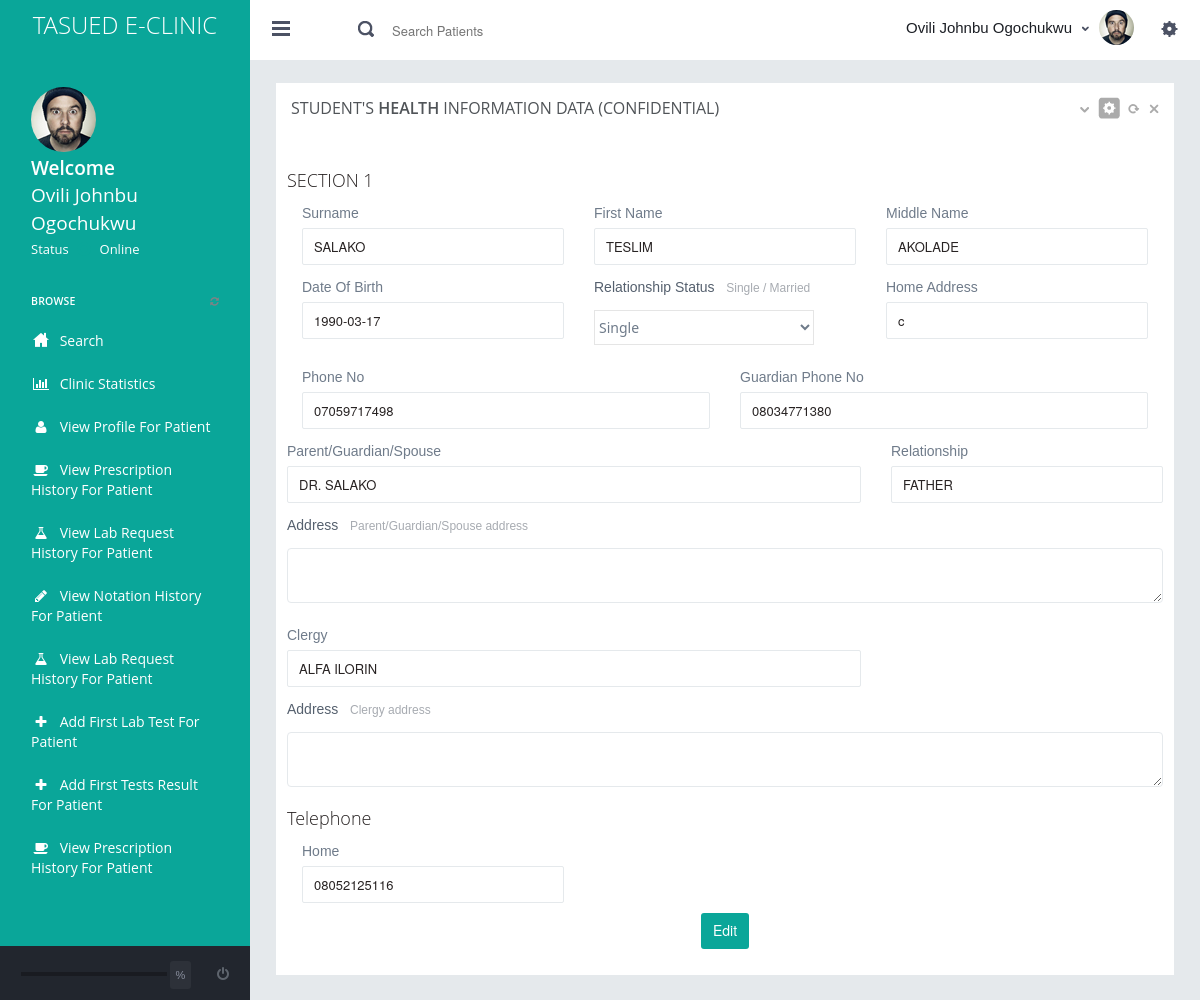
Screenshot of /editprofile.php?p=PG/2015/18 (signed in) with the database file from the repository.
### tables this page shows
CREATE TABLE `users` (
  `id` int(10) NOT NULL,
  `card_number` varchar(200) NOT NULL,
  `usertype` varchar(10) NOT NULL,
  `status` int(11) NOT NULL DEFAULT '0',
  `edate` varchar(200) NOT NULL,
  `username` varchar(200) NOT NULL,
  `password` varchar(200) NOT NULL,
  `passport` varchar(200) NOT NULL,
  `surname` varchar(200) NOT NULL,
  `first_name` varchar(200) NOT NULL,
  `middle_name` varchar(200) NOT NULL,
  `c_name` varchar(200) NOT NULL,
  `c_address` varchar(200) NOT NULL,
  `c_phone` varchar(200) NOT NULL,
  `dob` varchar(200) NOT NULL,
  `gender` int(10) NOT NULL,
  `relationship_status` int(10) NOT NULL,
  `programme` int(10) NOT NULL,
  `home_address` longtext NOT NULL,
  `guardian` varchar(200) NOT NULL,
  `guardian_relationship` varchar(200) NOT NULL,
  `guardian_address` longtext NOT NULL,
  `phoneno` varchar(200) NOT NULL,
  `guardian_phoneno` varchar(200) NOT NULL,
  `mh_1` varchar(10) NOT NULL,
  `mh_2` varchar(10) NOT NULL,
  `mh_3` varchar(10) NOT NULL,
  `mh_4` varchar(10) NOT NULL,
  `mh_5` longtext NOT NULL,
  `mh_6` varchar(10) NOT NULL,
  `mh_7` varchar(10) NOT NULL,
  `mh_8` longtext NOT NULL,
  `mh_9` longtext NOT NULL,
  `mh_10` varchar(200) NOT NULL,
  `mh_11` varchar(10) NOT NULL,
  `mh_12` varchar(10) NOT NULL,
  `mh_13` varchar(10) NOT NULL,
  `mh_14` varchar(200) NOT NULL,
  `mh_15` varchar(10) NOT NULL,
  `sh_1` varchar(200) NOT NULL,
  `sh_2` varchar(500) NOT NULL,
  `sh_3` varchar(500) NOT NULL,
  `sh_4` varchar(500) NOT NULL,
  `dh_1` varchar(500) NOT NULL,
  `dh_2` varchar(500) NOT NULL,
  `ih_1` varchar(200) NOT NULL,
  `ih_2` varchar(200) NOT NULL,
  `ih_3` varchar(200) NOT NULL,
  `ih_4` varchar(200) NOT NULL,
  `ih_5` varchar(200) NOT NULL,
  `ffs1` varchar(200) NOT NULL,
  `ffs2` varchar(200) NOT NULL,
  `bm1` varchar(200) NOT NULL,
  `bm2` varchar(200) NOT NULL,
  `tt1` varchar(200) NOT NULL,
  `tt2` varchar(200) NOT NULL,
  `tt3` varchar(200) NOT NULL,
  `tt4` varchar(200) NOT NULL,
  `tt5` varchar(200) NOT NULL,
  `tt6` varchar(200) NOT NULL,
  `tt7` varchar(200) NOT NULL,
  `tt8` varchar(200) NOT NULL,
  `tt9` varchar(200) NOT NULL,
  `tt10` varchar(200) NOT NULL,
  `tt11` varchar(200) NOT NULL,
  `tt12` varchar(200) NOT NULL,
  `tt13` varchar(200) NOT NULL,
  `tt14` varchar(200) NOT NULL,
  `tt15` varchar(200) NOT NULL,
  `tt16` varchar(200) NOT NULL,
  `lt1` varchar(200) NOT NULL,
  `lt2` varchar(200) NOT NULL,
  `lt3` varchar(200) NOT NULL,
  `lt4` varchar(200) NOT NULL,
  `lt5` varchar(200) NOT NULL,
  `lt6` varchar(200) NOT NULL,
  `lt7` varchar(200) NOT NULL,
  `lt8` varchar(200) NOT NULL
);

### includes/read.php (called while the page is built, shortened)
<?php
if(!empty($_GET['p'])){
$patient = $_GET['p'];
$pquery = "SELECT * FROM users where card_number = '$patient'";
$prun_query = mysqli_query($dbc, $pquery);
if($prun_query){
    $pdata = mysqli_fetch_assoc($prun_query);
    $username = $pdata['username'];
}
}
else{
    header("location:index.php");
}

### editprofile.php (the view, shortened to what this page needs)
<?php
require 'includes/db.php';
$pagename = "editp";
require ("includes/read.php");
?>
<!DOCTYPE html>
<html>
<head>
 <?php require('includes/header.php'); ?>
</head>
<body class="">
<?php require 'includes/header2.php'; ?>
<div class="page-container row-fluid">
<?php require 'includes/sidebar.php'; ?>
<div class="page-content">
    <div class="content">
      	<div class="row">
            <div class="col-md-12">
              <div class="grid simple">
                <div class="grid-title no-border">
                  <h4>STUDENT'S <span class="semi-bold"> HEALTH </span> INFORMATION DATA (CONFIDENTIAL)</h4>
                  <div class="tools"> <a href="javascript:;" class="collapse"></a> <a href="#grid-config" data-toggle="modal" class="config"></a> <a href="javascript:;" class="reload"></a> <a href="javascript:;" class="remove"></a> </div>
                </div>
                <div class="grid-body no-border"> <br>
                    <form action="" id="recordupdate" name="recordupdate">
                 <div class="row">
                 <h4>SECTION 1</h4>
                    <div class="col-md-12 col-sm-12 col-xs-12">
                    <div class="row">
                      <div class="col-md-4 col-sm-4 col-xs-4">
                        <p><label class="form-label">Surname</label>
                            <input id="surname" name="surname" type="text"  class="form-control" value="<?php echo $pdata['surname']; ?>"></p>
                      </div>
                      <div class="col-md-4 col-sm-4 col-xs-4">
                        <p><label class="form-label">First Name</label>
                            <input id="first_name" name="first_name" type="text" class="form-control" value="<?php echo $pdata['first_name'];?>"></p>
                      </div>
                      <div class="col-md-4 col-sm-4 col-xs-4">
                        <p><label class="form-label">Middle Name</label>
                            <input id="middle_name" name="middle_name" type="text"  class="form-control" value="<?php echo $pdata['middle_name'];?>"></p>
                      </div>
                    </div><input type="hidden" name="redirect" id="redirect" value="<?php echo $_GET['p'];?>">
                    <div class="row">
                      <div class="col-md-4 col-sm-4 col-xs-4">
                        <p><label class="form-label">Date Of Birth</label>
                            <input id="dob" name="dob" type="text"  class="form-control" value="<?php echo $pdata['dob'];?>"></p>
                      </div>
                      <div class="col-md-4 col-sm-4 col-xs-4">
                        <div class="form-group">
                        <label class="form-label">Relationship Status</label>
                        <span class="help">Single / Married</span>
                        <div class="controls">
                            <select name="relationship_status" id="relationship_status">
                              <option value="0">Single</option>
                            </select>
                        </div>
                        </div>
                      </div>
                       <div class="col-md-4 col-sm-4 col-xs-4">
                        <label class="form-label">Home Address</label>
                        <div class="controls">
                            <input id="home_address" name="home_address" type="text" class="form-control" value="<?php echo $pdata['home_address'];?>" />
                        </div>
                      </div>
                       <div class="col-md-6 col-sm-6 col-xs-6">
                        <p><label class="form-label">Phone No</label>
                            <input id="phoneno" name="phoneno" type="text" class="form-control" value="<?php echo $pdata['phoneno'];?>"></p>
                      </div>
                        <div class="col-md-6 col-sm-6 col-xs-6">
                        <p><label class="form-label">Guardian Phone No</label>
                            <input id="guardian_phoneno" name="guardian_phoneno" type="text" class="form-control" value="<?php echo $pdata['guardian_phoneno'];?>" ></p>
                      </div>
                    <div class="row">
                      <div class="col-lg-8 col-md-8 col-sm-8 col-xs-8">
                        <p><label class="form-label">Parent/Guardian/Spouse</label>
                            <input id="guardian" name="guardian" type="text" class='form-control' value="<?php echo $pdata['guardian'];?>" ></p>
                      </div>
                      <div class="col-md-4 col-sm-4 col-xs-4">
                        <p><label class="form-label">Relationship</label>
                            <input id="guardian_relationship" name="guardian_relationship" type="text" class="form-control" value="<?php echo $pdata['guardian_relationship'];?>" ></p>
                      </div>
                    </div>
                      <div class="form-group">
                        <label class="form-label">Address</label>
                           <span class="help">Parent/Guardian/Spouse address</span>
                        <div class="controls">
                            <textarea rows="2" class="form-control" name="guardian_address" id="guardian_address" value="<?php echo $pdata['guardian_address'];?>" ></textarea>
                        </div>
                      </div>
					  <div class="row">
                      <div class="col-lg-8 col-md-8 col-sm-8 col-xs-8">
                        <p><label class="form-label">Clergy</label>
                            <input id="c_name" name="c_name" type="text" class='form-control' value="<?php echo $pdata['c_name'];?>" ></p>
                      </div>
                    </div>
                      <div class="form-group">
                        <label class="form-label">Address</label>
                           <span class="help">Clergy address</span>
                        <div class="controls">
                            <textarea rows="2" class="form-control" name="c_address" id="c_address" value="<?php echo $pdata['c_address'];?>" ></textarea>
                        </div>
                      </div>
                      <h4>Telephone</h4>
                      <div class="col-md-4 col-sm-4 col-xs-4">
                        <p><label class="form-label">Home</label>
                            <input id="c_phone" name="c_phone" type="text" class="form-control" value="<?php echo $pdata['c_phone'];?>" ></p>
                      </div>
                    </div>
		</div>
             </div>
                        <center>  <button type="submit" id="submit" class="btn btn-primary">Edit</button></center>
                    </form>
          </div>
      	</div>
    </div>
</div>
    </div>
  </div>
</div>
</body>
</html>

### includes/header2.php (shortened to what this page needs)
<?php
if(!empty($_SESSION['doc']) || !empty($_SESSION['director']) || !empty($_SESSION['matron']) || !empty($_SESSION['recordoff']) || !empty($_SESSION['tester']) || !empty($_SESSION['labtech']) || !empty($_SESSION['pharma'])){
$squery = "SELECT * FROM users where username = '$username'";
$srun_query = mysqli_query($dbc,$squery);
$sdata = mysqli_fetch_assoc($srun_query);
if($sdata['usertype'] == 0){
    $sname = "Dr. $sdata[surname] $sdata[first_name] $sdata[middle_name]";
}elseif ($sdata['usertype'] == 2) {
   $sname = "Dr. $sdata[surname] $sdata[first_name] $sdata[middle_name]";
}else{
    $sname = "$sdata[surname] $sdata[first_name] $sdata[middle_name]";
}
}
?>
<div class="header navbar navbar-inverse">
<div class="navbar-inner">
<div class="header-seperation">
<a href="#"><center><h3 style="color:white;">TASUED E-CLINIC</h3></center>  </a>
</div>
<div class="header-quick-nav">
<div class="pull-left">
<ul class="nav quick-section">
<li class="quicklinks"> <a href="#" class="" id="layout-condensed-toggle">
<div class="iconset top-menu-toggle-dark"></div>
</a> </li>
</ul>
<ul class="nav quick-section">
<form name="searchpage" id="searchpage" action="searchpage.php" method="POST">
<li class="m-r-10 input-prepend inside search-form no-boarder"> <span class="add-on"><span class="iconset top-search"></span></span>
<input name="searchpage" type="text" class="no-boarder" placeholder="Search Patients" style="width:350px;">
</li>
</form>
</ul>
</div>
<div class="pull-right">
<div class="chat-toggler">
<?php
$nquery = "SELECT * FROM labreport where doc_id = $sdata[id] and checked = '' ORDER BY id DESC ";
$nrun_query = mysqli_query($dbc,$nquery);
$ncount = mysqli_num_rows($nrun_query);
?>
<a href="viewnotification.php" class="dropdown-toggle">
<div class="user-details">
<div class="username"> <?php if($ncount !=0 ){ ?> <span class="badge badge-important"><?php echo $ncount;?></span><?php }?>&nbsp; <?php echo $sname;?> </div>
</div>
<div class="iconset top-down-arrow"></div>
</a>
<div class="profile-pic"> <img src="assets/img/profiles/avatar_small.jpg" alt="" data-src="assets/img/profiles/avatar_small.jpg" data-src-retina="assets/img/profiles/avatar_small2x.jpg" width="35" height="35" /> </div>
</div>
<ul class="nav quick-section">
<li class="quicklinks"> <a data-toggle="dropdown" class="dropdown-toggle pull-right" href="#" id="user-options">
<div class="iconset top-settings-dark"></div>
</a>
</li>
</ul>
</div>
</div>
</div>
</div>

### includes/sidebar.php (shortened to what this page needs)
<div class="page-sidebar" id="main-menu">
<div class="page-sidebar-wrapper scrollbar-dynamic" id="main-menu-wrapper">
<div class="user-info-wrapper">
<div class="profile-wrapper"> <img src="assets/img/profiles/avatar.jpg" alt="" data-src="assets/img/profiles/avatar.jpg" data-src-retina="assets/img/profiles/avatar2x.jpg" width="69" height="69" /> </div>
<div class="user-info">
<div class="greeting">Welcome</div>
<div class="username"><?php echo $sname;?></div>
<div class="status">Status<a href="#">
<div class="status-icon green"></div>
Online</a></div>
</div>
</div>
<p class="menu-title">BROWSE<span class="pull-right"><a href="javascript:;"><i class="fa fa-refresh"></i></a></span></p>
<ul>
<li <?php if($pagename=='index'){echo " class='start active'"; }?> > <a href="index.php"> <i class="icon-custom-home"></i> <span class="title">Search</span> </a> </li>
<?php if(!empty($_SESSION['doc']) || !empty($_SESSION['director'])){?>
<li <?php if($pagename=='clnicstat'){echo " class='start active'"; }?> > <a href="clinicstat.php"> <i class="fa fa-bar-chart"></i> <span class="title">Clinic Statistics</span> </a> </li>
<?php }?>
<?php if(!empty($_GET['p']) and !empty($_SESSION['director']) || !empty($_SESSION['recordoff']) || !empty($_SESSION['matron']) || !empty($_SESSION['doc'])){?>
<li <?php if($pagename=='profile'){echo " class='start active'"; }?> > <a href="profile.php?p=<?php echo $_GET['p'];?>"> <i class="fa fa-user"></i> <span class="title">View Profile For Patient</span> </a> </li>
<li <?php if($pagename=='prescription'){echo " class='start active'"; }?> > <a href="viewprescription.php?p=<?php echo $_GET['p'];?>"> <i class="fa fa-coffee"></i> <span class="title">View Prescription History For Patient</span> </a> </li>
<li <?php if($pagename=='vl'){echo " class='start active'"; }?> > <a href="viewlab.php?p=<?php echo $_GET['p'];?>"> <i class="fa fa-flask"></i> <span class="title">View Lab Request History For Patient</span> </a> </li>
<li <?php if($pagename=='vnn'){echo " class='start active'"; }?> > <a href="viewnotation.php?p=<?php echo $_GET['p'];?>"> <i class="fa fa-pencil"></i> <span class="title">View Notation History For Patient</span> </a> </li>
<?php }?>
<?php if(!empty($_GET['p']) and !empty($_SESSION['labtech'])){?>
<li <?php if($pagename=='vl'){echo " class='start active'"; }?> > <a href="viewlab.php?p=<?php echo $_GET['p'];?>"> <i class="fa fa-flask"></i> <span class="title">View Lab Request History For Patient</span> </a> </li>
<li <?php if($pagename=='alt'){echo " class='start active'"; }?> > <a href="addlabtest.php?p=<?php echo $_GET['p'];?>"> <i class="fa fa-plus"></i> <span class="title">Add First Lab Test For Patient</span> </a> </li>
<?php }?>
<?php if(!empty($_GET['p']) and !empty($_SESSION['tester'])){?>
<li <?php if($pagename=='tester'){echo " class='start active'"; }?> > <a href="tester.php?p=<?php echo $_GET['p'];?>"> <i class="fa fa-plus"></i> <span class="title">Add First Tests Result For Patient</span> </a> </li>
<?php }?>
<?php if(!empty($_GET['p']) and !empty($_SESSION['pharma'])){?>
<li <?php if($pagename=='prescription'){echo " class='start active'"; }?> > <a href="viewprescription.php?p=<?php echo $_GET['p'];?>"> <i class="fa fa-coffee"></i> <span class="title">View Prescription History For Patient</span> </a> </li>
<?php }?>
</ul>
</div>
</div>
<div class="footer-widget">
<div class="progress transparent progress-small no-radius no-margin">
</div>
<div class="pull-right">
<div class="details-status"> <span data-animation-duration="560" data-value="86" class="animate-number"></span>% </div>
<a href="logout.php"><i class="fa fa-power-off"></i></a> </div>
</div>

### assets/css/responsive.css (style rules this page uses)
@media (min-width: 980px) { .page-sidebar { display: inline-block; float: left; position: fixed; width: 250px; margin-top: 58px; padding-bottom: 105px; } }
@media (min-width: 980px) { .page-sidebar .page-sidebar-wrapper { display: inline-block; float: left; height: 100%; max-width: 250px; width: 100%; } }
@media (min-width: 980px) { .page-sidebar ul { width: 250px; } }
@media (min-width: 980px) { .page-content { margin-left: 250px; min-height: 100%; } }

### rows the page displays
users: sname "Ovili Johnbu Ogochukwu"
users: surname "SALAKO", first_name "TESLIM", middle_name "AKOLADE", dob "1990-03-17", home_address "c", phoneno "07059717498", guardian_phoneno "08034771380", guardian "DR. SALAKO", guardian_relationship "FATHER", c_name "ALFA ILORIN", c_phone "08052125116"
